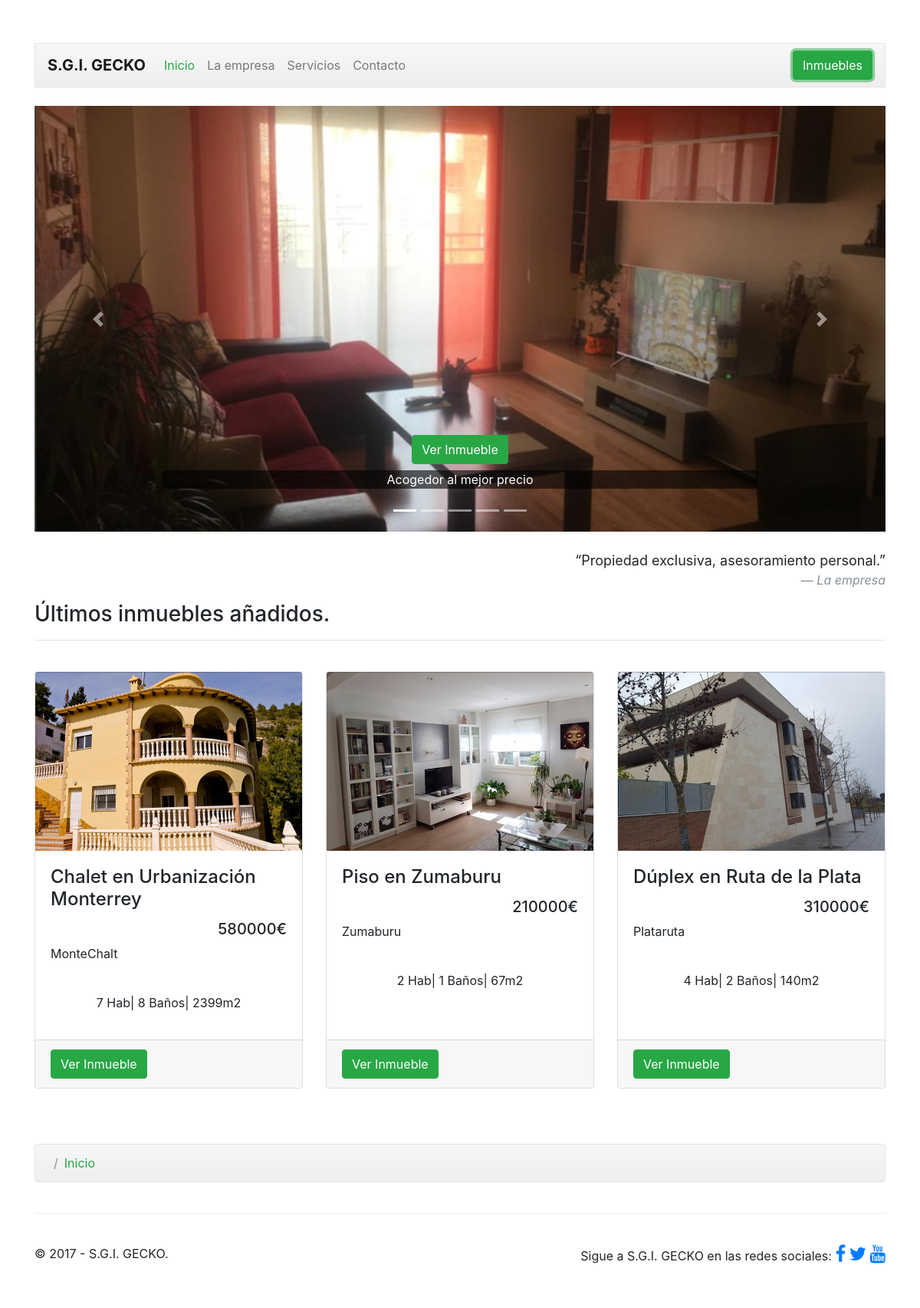
Page /index.php?id=1 on the committed database.
### tables this page shows
CREATE TABLE IF NOT EXISTS `organizacion` (
  `ORG_id` int(11) NOT NULL AUTO_INCREMENT,
  `ORG_nombre` varchar(50) NOT NULL,
  `ORG_correo` varchar(50) NOT NULL,
  `ORG_telefono` varchar(15) NOT NULL,
  `ORG_direccion` varchar(180) NOT NULL,
  `ORG_tipo` varchar(20) NOT NULL DEFAULT 'Inmobiliaria',
  `ORG_acerca` varchar(700) NOT NULL,
  `ORG_acerca2` varchar(700) DEFAULT NULL,
  `ORG_acerca3` varchar(700) DEFAULT NULL,
  `ORG_tituloacerca` varchar(100) NOT NULL,
  `ORG_servicio1` varchar(700) NOT NULL,
  `ORG_servicio2` varchar(700) DEFAULT NULL,
  `ORG_servicio3` varchar(700) DEFAULT NULL,
  PRIMARY KEY (`ORG_id`)
);

CREATE TABLE IF NOT EXISTS `inmueble` (
  `IMN_id` int(11) NOT NULL AUTO_INCREMENT,
  `IMN_Titulo` varchar(50) NOT NULL,
  `IMN_tipo` varchar(23) NOT NULL,
  `IMN_referencia` varchar(50) NOT NULL,
  `IMN_desc` varchar(700) NOT NULL,
  `IMN_precio` double NOT NULL,
  `IMN_habitaciones` int(1) DEFAULT NULL,
  `IMN_banos` int(1) DEFAULT NULL,
  `IMN_m2` int(11) NOT NULL,
  `IMN_anoconstruccion` int(11) NOT NULL,
  `IMN_certificadoener` varchar(5) DEFAULT NULL,
  `IMN_venta` varchar(20) NOT NULL,
  `IMN_dest` tinyint(1) NOT NULL,
  `IMN_organizacion` int(11) NOT NULL,
  PRIMARY KEY (`IMN_id`)
);

### web/index.php (the view, shortened to what this page needs)
<?php
  $id = $_GET["id"];
  $conexion=mysqli_connect("localhost","root","","gecko") or
      die("Problemas con la conexión");
  $registros=mysqli_query($conexion,"select ORG_nombre, ORG_tituloacerca, ORG_acerca, ORG_acerca2, ORG_acerca3
                          from organizacion where ORG_id = '$id'") or
    die("Problemas en el select:".mysqli_error($conexion));
  if ($reg=mysqli_fetch_array($registros)){
    $nombre = $reg['ORG_nombre'];
  }
?>
<!doctype html>
<html lang="es">
  <head>
    <link href="dist/css/bootstrap.min.css" rel="stylesheet">
    <link href="dist/css/justified-nav.css" rel="stylesheet">
    <link href="dist/css/propio.css" rel="stylesheet">
  	<link rel="stylesheet" href="https://cdnjs.cloudflare.com/ajax/libs/font-awesome/4.7.0/css/font-awesome.min.css">
  	<link href="css/bootstrap.min.css" rel="stylesheet">
    <link href="css/justified-nav.css" rel="stylesheet">
    <link href="css/shop-homepage.css" rel="stylesheet">
  </head>
  <body>
    <div class="container">
      <header class="masthead">
		<nav class="navbar navbar-expand-lg navbar-light bg-light">
			<a class="navbar-brand" href="index.php?id=<?php echo $id ?>"><b><?php echo $nombre ?></b></a>
			<div class="collapse navbar-collapse" id="navbarSupportedContent">
				<ul class="navbar-nav mr-auto">
					<li class="nav-item active">
						<a class="nav-link" href="index.php?id=<?php echo $id ?>"><span style="color: rgb(40, 167, 69);">Inicio</span> <span class="sr-only">(current)</span></a>
					</li>
					<li class="nav-item">
						<a class="nav-link" href="empresa.php?id=<?php echo $id ?>">La empresa</a>
					</li>
					<li class="nav-item">
						<a class="nav-link" href="servicios.php?id=<?php echo $id ?>">Servicios</a>
					</li>
					<li class="nav-item">
						<a class="nav-link" href="contacto.php?id=<?php echo $id ?>">Contacto</a>
					</li>
				</ul>
				<div class="form-inline my-2 my-lg-0">
					<a href="inmuebles.php?id=<?php echo $id ?>">
						<button class="btn btn-outline-success my-2 my-sm-0 active" type="submit">Inmuebles</button>
					</a>
				</div>
			</div>
		</nav>
      </header>
      <br>
      <main role="main">
<?php
            $servername = "localhost";
            $username = "root";
            $password = "";
            $dbname = "gecko";
            $conn = new mysqli($servername, $username, $password, $dbname);
            $sql = "SELECT IMG_path,IMG_id_INM,IMG_destacada,IMG_descripcion FROM  imagen,inmueble WHERE IMG_destacada=1 AND IMN_id=IMG_id_INM AND IMN_organizacion ='$id' GROUP BY IMG_id_INM  ORDER BY IMG_id_INM ASC LIMIT 6";
            $result = $conn->query($sql);
            ?>
			<div id="carouselExampleIndicators" class="carousel slide" data-ride="carousel">
				<ol class="carousel-indicators">
					    <?php
                    for ($i = 0; $i < $result->num_rows; $i++) {
                        if($i==0){
                        echo '<li data-target="#carouselExampleIndicators" data-slide-to="'.$i.'" class="active"></li>';
                        }
                        else{
                        echo '<li data-target="#carouselExampleIndicators" data-slide-to="'.$i.'"></li>';
                        }
                    }
                    ?>
				</ol>
				<div class="carousel-inner">
                    	    <?php
                     if ($result->num_rows > 0) {
                        for ($i = 0; $i < $result->num_rows; $i++) {
                            $row = $result->fetch_assoc();
                            if($i==0){
                            echo '	<div class="carousel-item active">
                            <img class="d-block w-100" src="'. $row["IMG_path"].'" alt="Foto 1.">
                            <div class="carousel-caption d-none d-md-block">
                                    <a class="btn btn btn-success"  href="inmueble.php?id='.$id.'&in='. $row["IMG_id_INM"].'">Ver Inmueble</a>
                                <div style="background: rgba(0, 0, 0, 0.6); border-radius: 5px; margin-top: 1%;">
                                    <p>'. $row["IMG_descripcion"] .'</p>
                                </div>
                            </div>
                        </div>';
                            }
                        }
                     echo '    <a class="carousel-control-prev" href="#carouselExampleIndicators" role="button" data-slide="prev">
					<span class="carousel-control-prev-icon" aria-hidden="true"></span>
					<span class="sr-only">Previous</span>
				</a>
				<a class="carousel-control-next" href="#carouselExampleIndicators" role="button" data-slide="next">
					<span class="carousel-control-next-icon" aria-hidden="true"></span>
					<span class="sr-only">Next</span>
				</a>
        </div> '
                         ;
                     }
                    else {
                        echo '<h3>Esta Organizacion no tiene Inmuebles destacados</h3>';
                    }
                    ?>
                    </div>
		<br>
        <center>
            <blockquote class="blockquote text-right">
			  <p class="mb-0" style="font-size: 18px">“Propiedad exclusiva, asesoramiento personal.”</p>
			  <footer class="blockquote-footer"><cite title="La Empresa">La empresa</cite></footer>
			</blockquote>
        </center>
        <h3>Últimos inmuebles añadidos.</h3>
        <hr>
        <br>
        <div class="row">
            <?php
            $servername = "localhost";
            $username = "root";
            $password = "";
            $dbname = "gecko";
            $conn = new mysqli($servername, $username, $password, $dbname);
            $sql = "SELECT IMN_id,IMN_Titulo, IMN_referencia,IMN_precio,IMN_habitaciones,IMN_habitaciones,IMN_banos,IMN_m2,IMN_venta, IMG_path FROM inmueble, imagen WHERE IMN_id=IMG_id_INM AND IMN_id=IMG_id_INM AND IMN_organizacion ='$id' GROUP BY IMN_id ORDER BY IMN_id DESC LIMIT 3";
            $result = $conn->query($sql);
            if ($result->num_rows > 0) {
                while($row = $result->fetch_assoc()) {
                    echo'<div class="col-lg-4 col-md-6 mb-4">
                    <div class="card h-100">
                    <a href="href="inmueble.php?id='. $row["IMN_id"].'"><img class="card-img-top" src="'. $row["IMG_path"].'" alt=""></a>
                    <div class="card-body">
                      <h4 class="card-title">
                        '. $row["IMN_Titulo"] .'
                      </h4>
                      <h5 style="text-align: right;">'. $row["IMN_precio"] .'€</h5>
                      <p class="card-text">'. $row["IMN_referencia"] .' <br>'. $row["IMN_venta"] .'<br> <center>'. $row["IMN_habitaciones"] .' Hab| '. $row["IMN_banos"] .' Baños| '. $row["IMN_m2"] .'m2 </center> </p>
                    </div>
                        <div class="card-footer">
                            <a href="inmueble.php?id='. $row["IMN_id"].'">
                            <button type="button" class="btn btn-success">Ver Inmueble</button></a>
                        </div>
                    </div>
                </div>';
                }
            }else {
                echo '<div style="text-align:center;"> Esta organizacion no tiene inmuebles publicados</div>';
            }
            ?>
        </div>
        <br><br>
        <nav class="breadcrumb" style="background-image: linear-gradient(to bottom, #f7f7f7 0%,#eee 100%);
    border: 1px solid #e5e5e5;">
			<span class="breadcrumb-item active" span style="color: rgb(40, 167, 69);">Inicio</span>
		</nav>
      </main>
      <footer class="footer">
      	<div class="row">
          <div class="col-lg-3">
          	<p>&copy; 2017 - <?php echo $nombre ?>.</p>
          </div>
          <div class="col-lg-9">
			  <p class="text-right">Sigue a <?php echo $nombre ?> en las redes sociales:
			  	<a href="http://www.facebook.com" target="_blank"><i class="fa fa-facebook" style="font-size:24px"></i></a>
			  	<a href="http://www.twitter.com" target="_blank"><i class="fa fa-twitter" style="font-size:24px"></i></a>
			  	<a href="http://www.youtube.com" target="_blank"><i class="fa fa-youtube" style="font-size:24px"></i></a>
			  </p>
          </div>
        </div>
      </footer>
    </div>
  </body>
</html>

### web/css/justified-nav.css (style rules this page uses)
body { padding-top: 20px; }
.footer { padding-top: 40px; padding-bottom: 40px; margin-top: 40px; border-top: 1px solid #eee; }
.navbar { background-image: linear-gradient(to bottom, #f7f7f7 0%,#eee 100%); border: 1px solid #e5e5e5; }
@media (min-width: 768px) { .navbar-nav { display: -ms-flexbox; display: flex; } }
@media (min-width: 768px) { .navbar-nav .nav-item { -ms-flex: 1 0 auto; flex: 1 0 auto; } }
@media screen and (min-width: 768px) { .masthead, .marketing, .footer { padding-right: 0; padding-left: 0; } }

### web/css/shop-homepage.css (style rules this page uses)
body { padding-top: 54px; }
@media (min-width: 992px) { body { padding-top: 56px; } }

### rows in the picture
organizacion: ORG_nombre "S.G.I. GECKO"
inmueble: shows a picture, IMN_Titulo "Chalet en Urbanización Monterrey", IMN_precio "580000", IMN_referencia "MonteChalt", IMN_habitaciones "7", IMN_banos "8", IMN_m2 "2399"
inmueble: shows a picture, IMN_Titulo "Piso en Zumaburu", IMN_precio "210000", IMN_referencia "Zumaburu", IMN_habitaciones "2", IMN_banos "1", IMN_m2 "67"
inmueble: shows a picture, IMN_Titulo "Dúplex en Ruta de la Plata", IMN_precio "310000", IMN_referencia "Plataruta", IMN_habitaciones "4", IMN_banos "2", IMN_m2 "140"

### other values in the picture
$row["IMG_descripcion"] "Acogedor al mejor precio"
